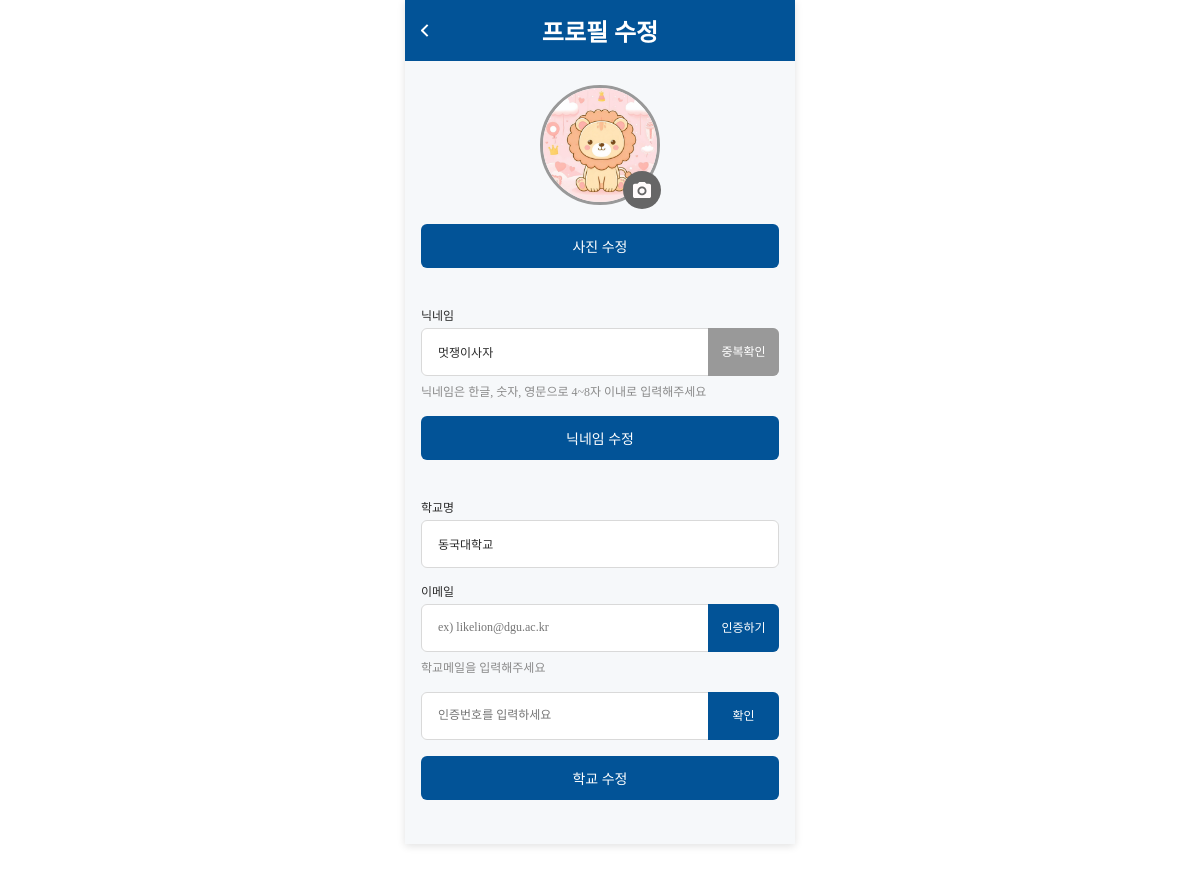
/edit_profile/ (signed in), run on the app's committed database.
### accounts/models.py (models this page shows, shortened)
class Profile(models.Model):
    user = models.OneToOneField(User, on_delete=models.CASCADE)
    phone_number = models.CharField(max_length=20, blank=True, null=True)
    nickname = models.CharField(max_length=30, blank=True, null=True)
    email = models.CharField(max_length=255, blank=True, null=True)
    time_balance = models.IntegerField(default=0)
    time_tip = models.IntegerField(default=0)
    followings = models.TextField(blank=True, null=True)
    university = models.ForeignKey(University, on_delete=models.CASCADE, null=True, blank=True)
    name = models.CharField(max_length=20, blank=True, null=True)
    image = models.ImageField(upload_to="prof_img/", blank=True, null=True)
    available_time = models.IntegerField(default=0)  # 임시 예약 시간

### main/models.py (models this page shows)
class University(models.Model):
    name = models.CharField(max_length=100)
    email_domain = models.CharField(max_length=100)  # 예: 'dgu.ac.kr'

### main/views.py (the view, shortened to what this page needs)
# urls.py: path('edit_profile/', edit_profile, name='edit_profile'),
def edit_profile(request):
    profile = request.user.profile
    uni_name = request.POST.get('university')
    universities = University.objects.all()
    return render(request, 'main/edit_profile.html', {
        'profile': profile,
        'universities': universities,
    })

### main/templates/main/edit_profile.html (shortened to what this page needs)
{% extends 'base.html' %}
{% load static %}
{% block content %}
<link rel="stylesheet" href="{% static 'css/edit_profile.css' %}" />
<link rel="stylesheet" href="{% static 'css/reset.css' %}">
<div class="pageAlignChatlist_sw">
    <div class="headerFrameChatlist_sw">
        <a href="{% url 'main:mypage' %}">
            <button class="backiconChatlist_sw">
                <img src="{% static 'images/backicon.svg' %}" alt="뒤로가기아이콘">
            </button>
        </a>
        <div class="headerTitleChatlist_sw">
            <div class="headerTextChatlist_sw">프로필 수정</div>
        </div>
    </div>
    <div class="allInputsFrameSignup_sw">
        <form class="photoFormFrame_sw" method="post" id="photoForm_sw" enctype="multipart/form-data"
            action="{% url 'main:edit_profile' %}">
            <div class="editWrapper_sw">
                {% if profile.image %}
                <img src="{{profile.image.url}}" alt="현재 프로필" class="photoPreview_sw">
                {% else %}
                <img src="{% static 'images/lionprofile.svg' %}" class="photoPreview_sw" alt="기본프로필사진 ">
                {% endif %}
                <label for="photoUpload" class="photoBtnEdit_sw">
                    <img src="{% static 'images/photoediticon.svg' %}" alt="사진아이콘">
                </label>
            </div>
            <button class="photoFormButton_sw" id="nextButtonSignup_sw" type="submit">사진 수정</button>
        </form>
        <form class="allInputsFrameSignup_sw" method="post" id="nicknameForm_sw" action="{% url 'main:edit_profile' %}">
            <div class="inputFrameSignup_sw">
                <label class="inputTitleSignup_sw" for="nicknameInputSignup_sw">닉네임</label>
                <div class="inputButtonWrapperSignup_sw">
                    <input class="inputBtnBoxSignup_sw" id="nicknameInputSignup_sw" type="text" name="nickname"
                        placeholder="닉네임을 입력해주세요" value="{{profile.nickname}}">
                    <button class="checkButtonSignup_sw" id="checkButtonSignup1_sw" type="button" disabled>중복확인</button>
                </div>
                <small class="inputDescriptionSignup_sw">닉네임은 한글, 숫자, 영문으로 4~8자 이내로 입력해주세요</small>
            </div>
            <button class="photoFormButton_sw" id="nextButtonSignup_sw" type="submit">닉네임 수정</button>
        </form>
        <form class="formFrame_sw" method="post" id="univForm_sw" enctype="multipart/form-data"
            action="{% url 'main:edit_profile' %}">
            <div class="inputFrameSignup_sw">
                <label class="inputTitleSignup_sw" for="schoolInputSignup_sw">학교명</label>
                <input class="inputBoxSignup_sw" id="schoolInputSignup_sw" type="text" name="university"
                    placeholder="학교 이름을 입력해주세요" value="{{profile.university.name}}">
            </div>
            <div class="inputFrameSignup_sw">
                <label class="inputTitleSignup_sw" for="emailInputSignup_sw">이메일</label>
                <div class="inputButtonWrapperSignup_sw">
                    <input class="inputBoxSignup_sw" id="emailCheckInputSignup_sw" type="email" name="email"
                        placeholder="ex) likelion@dgu.ac.kr">
                    <button class="checkButtonSignup_sw" id="checkButtonSignup3_sw" type="button">인증하기</button>
                </div>
                <small class="inputDescriptionSignup_sw" id="emailHelperText">학교메일을 입력해주세요</small>
            </div>
            <div class="inputFrameSignup_sw">
                <div class="inputButtonWrapperSignup_sw">
                    <input class="inputBtnBoxSignup_sw" id="checkInputSignup_sw" type="text" name="user_check_signup_sw"
                        placeholder="인증번호를 입력하세요">
                    <button class="checkButtonSignup_sw" id="checkButtonSignup2_sw" type="button">확인</button>
                </div>
            </div>
            <button class="universityFormButton_sw" id="nextButtonSignup_sw" type="submit" form="univForm_sw">학교
                수정</button>
        </form>
    </div>
</div>
{% endblock %}

### project/static/css/edit_profile.css (style rules this page uses)
button { cursor: pointer; }
.pageAlignChatlist_sw { width: 390px; height: 844px; display: flex; justify-content: flex-start; margin: 0 auto; flex-direction: column; align-items: center; background: #F6F8FA; }
.headerFrameChatlist_sw { display: flex; width: 390px; height: 77px; padding: 24px 16px; margin-bottom: 24px; justify-content: space-between; align-items: center; position: relative; background: #025397; }
.backiconChatlist_sw { display: flex; justify-content: center; align-items: center; width: 7.364px; height: 12.728px; flex-shrink: 0; aspect-ratio: 7.36/12.73; }
.headerTitleChatlist_sw { display: flex; flex-direction: row; justify-content: space-between; position: absolute; left: 50%; transform: translateX(-50%); }
.headerTextChatlist_sw { color: #FFF; text-align: center; font-family: Pretendard; font-size: 24px; font-style: normal; font-weight: 700; line-height: normal; }
.allInputsFrameSignup_sw { width: 358px; display: flex; flex-direction: column; gap: 16px; }
.photoFormFrame_sw { display: flex; gap: 16px; flex-direction: column; }
.formFrame_sw { width: 358px; height: 514px; display: flex; flex-direction: column; align-items: flex-start; gap: 16px; }
.editWrapper_sw { position: relative; margin: 0 auto; }
.photoPreview_sw { margin: 0 auto; border-radius: 99px; width: 120px !important; height: 120px !important; border: solid #999; position: relative; }
.photoBtnEdit_sw { display: flex; width: 38px; height: 38px; padding: 10px; border-radius: 99px; background: #666; display: flex; justify-content: center; align-items: center; position: absolute; bottom:-1%; right: -1%; cursor: pointer; }
.inputFrameSignup_sw { width: 358px; display: flex; flex-direction: column; gap: 6px; }
.inputTitleSignup_sw { width: 358px; height: 14px; display: flex; align-items: center; color:#2A2A2A; font-family: "Pretendard Variable"; font-size: 12px; font-style: normal; font-weight: 500; line-height: normal; }
.inputButtonWrapperSignup_sw { position: relative; width: 100%; }
.inputBtnBoxSignup_sw { all:unset; box-sizing: border-box; width: 358px; height: 48px; padding: 12px 16px; padding-right: 90px; align-items: start; display: flex; border-radius: 6px; border: 1px solid #D9D9D9; background: #FFF; color: #2A2A2A; font-family: Pretendard; font-size: 12px; font-style: normal; font-weight: 500; line-height: normal; }
.checkButtonSignup_sw { all: unset; position: absolute; top: 0; right: 0; height: 48px; box-sizing: border-box; width: 71px; border-radius: 0px 6px 6px 0px; background: #025397; color: #FFF; font-size: 12px; display: flex; align-items: center; justify-content: center; padding: 0 12px; z-index: 1; }
.checkButtonSignup_sw:disabled { background-color: #999 !important; cursor: default; }
.inputDescriptionSignup_sw { color: #8A8A8A; font-family: Pretendard; font-size: 12px; font-style: normal; font-weight: 500; line-height: normal; }
.inputBoxSignup_sw { all:unset; box-sizing: border-box; width: 358px; height: 48px; padding: 12px 16px; align-items: start; display: flex; border-radius: 6px; border: 1px solid #D9D9D9; background: #FFF; color: #2A2A2A; font-family: Pretendard; font-size: 12px; font-style: normal; font-weight: 500; line-height: normal; }
.photoFormButton_sw { all: unset; box-sizing: border-box; width: 358px; height: 44px; padding: 15px 153px; border-radius: 6px; margin-bottom: 24px; background: #025397; display: flex; justify-content: center; align-items: center; align-self: center; color: #FFF; text-align: center; font-family: "Pretendard Variable"; font-size: 14px; font-style: normal; font-weight: 500; line-height: normal; white-space: nowrap; }
.universityFormButton_sw { all: unset; box-sizing: border-box; width: 358px; height: 44px; padding: 15px 153px; border-radius: 6px; margin-bottom: 24px; background: #025397; display: flex; justify-content: center; align-items: center; align-self: center; color: #FFF; text-align: center; font-family: "Pretendard Variable"; font-size: 14px; font-style: normal; font-weight: 500; line-height: normal; white-space: nowrap; }

### data on the page
Profile: image (picture), nickname "멋쟁이사자", university "동국대학교"
